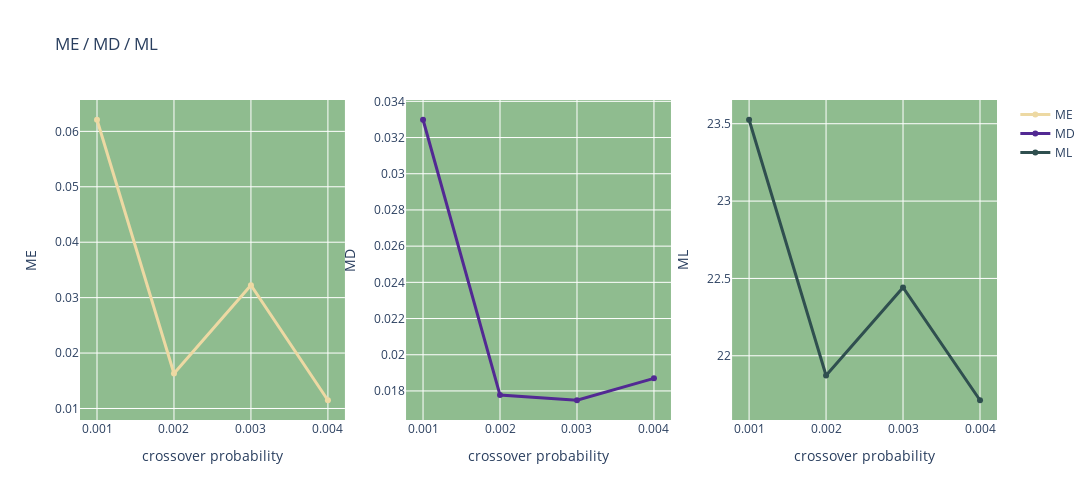

Notebook source saved alongside this figure:
### Markdown cell above
__Kod generujący wykresy__

### Code cell
# ITERATION_NUMBER = 50
# POPULATION_SIZE = 30
# MUTATION_STRENGTH = 0.02
# CROSSOVER_PROBABILITY = 0.5
# f'ME / MD / ML (iter = {ITERATION_NUMBER}, pop size = {POPULATION_SIZE}, mut strength = {MUTATION_STRENGTH})'
layout = go.Layout(width=1400, height=500,
                   title_text='ME / MD / ML',
                   plot_bgcolor='DarkSeaGreen')

fig = make_subplots(rows=1, cols=3)

fig.add_trace(go.Scatter(mode='lines+markers', 
                         marker=dict(size=6,
                                     color=colorscale[0]),
                         line=dict(color=colorscale[0], width=3), 
                         x=df_stat.columns.get_level_values(0).unique(),
                         y=df_stat.loc[0, [x for x in df_stat.columns if x[1]=='ME']].tolist(),
                         name='ME'),
                         row=1, col=1)
fig.add_trace(go.Scatter(mode='lines+markers', 
                         marker=dict(size=6,
                                     color=colorscale[-2]),
                         line=dict(color=colorscale[-2], width=3), 
                         x=df_stat.columns.get_level_values(0).unique(),
                         y=df_stat.loc[0, [x for x in df_stat.columns if x[1]=='MD']].tolist(),
                         name='MD'),
                         row=1, col=2)
fig.add_trace(go.Scatter(mode='lines+markers', 
                         marker=dict(size=6,
                                     color='Darkslategrey'),
                         line=dict(color='Darkslategrey', width=3), 
                         x=df_stat.columns.get_level_values(0).unique(),
                         y=df_stat.loc[0, [x for x in df_stat.columns if x[1]=='ML']].tolist(),
                         name='ML'),
                         row=1, col=3)
fig.update_xaxes(title_text=param_name, type='linear')
fig.update_yaxes(title_text='ME', row=1, col=1)
fig.update_yaxes(title_text='MD', row=1, col=2)
fig.update_yaxes(title_text='ML', row=1, col=3)
fig.update_layout(layout)
fig.show()
# fig.write_image('images/crossover.png')

### Figure 1 — Plotly figure (JSON) as saved in the notebook; plotly's stock layout.template omitted (floating-point values rounded to 4 significant figures)
{"data": [{"line": {"color": "rgb(237, 217, 163)", "width": 3}, "marker": {"color": "rgb(237, 217, 163)", "size": 6}, "mode": "lines+markers", "name": "ME", "type": "scatter", "x": [0.001, 0.002, 0.003, 0.004], "xaxis": "x", "y": [0.0621, 0.0163, 0.03223, 0.01148], "yaxis": "y"}, {"line": {"color": "rgb(82, 41, 147)", "width": 3}, "marker": {"color": "rgb(82, 41, 147)", "size": 6}, "mode": "lines+markers", "name": "MD", "type": "scatter", "x": [0.001, 0.002, 0.003, 0.004], "xaxis": "x2", "y": [0.03298, 0.01777, 0.01749, 0.0187], "yaxis": "y2"}, {"line": {"color": "Darkslategrey", "width": 3}, "marker": {"color": "Darkslategrey", "size": 6}, "mode": "lines+markers", "name": "ML", "type": "scatter", "x": [0.001, 0.002, 0.003, 0.004], "xaxis": "x3", "y": [23.53, 21.87, 22.44, 21.71], "yaxis": "y3"}], "layout": {"height": 500, "plot_bgcolor": "DarkSeaGreen", "title": {"text": "ME / MD / ML"}, "width": 1400, "xaxis": {"anchor": "y", "domain": [0, 0.2889], "title": {"text": "crossover probability"}, "type": "linear"}, "xaxis2": {"anchor": "y2", "domain": [0.3556, 0.6444], "title": {"text": "crossover probability"}, "type": "linear"}, "xaxis3": {"anchor": "y3", "domain": [0.7111, 1], "title": {"text": "crossover probability"}, "type": "linear"}, "yaxis": {"anchor": "x", "domain": [0, 1], "title": {"text": "ME"}}, "yaxis2": {"anchor": "x2", "domain": [0, 1], "title": {"text": "MD"}}, "yaxis3": {"anchor": "x3", "domain": [0, 1], "title": {"text": "ML"}}}}
